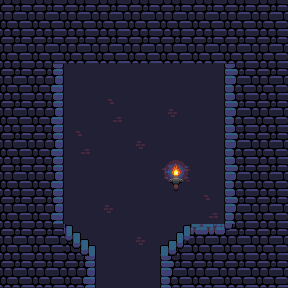

This game map was drawn from its Tiled (.tmx) file and the tilesets committed beside it. A one-line description and the trimmed map source follow:
An orthogonal 9x9 tile map with 32x32 px tiles, 4 tile layers (Background, Foreground, Sensor, Decoration), 2 tilesets.

<map version="1.0" orientation="orthogonal" renderorder="right-down" width="9" height="9" tilewidth="32" tileheight="32" nextobjectid="1">
 <tileset firstgid="1" name="oppcastle-mod-tiles" tilewidth="32" tileheight="32">
  <image source="oppcastle-mod-tiles.png" width="480" height="352" />
 </tileset>
 <tileset firstgid="166" name="oppcastle-tiles_0" tilewidth="32" tileheight="32">
  <image source="oppcastle-tiles_0.png" width="416" height="352" />
 </tileset>
 <layer name="Background" width="9" height="9">
  <data>[81 cells, 81 non-empty, 4 distinct tile ids]</data>
 </layer>
 <layer name="Foreground" width="9" height="9">
  <data>[81 cells, 52 non-empty, 7 distinct tile ids]</data>
 </layer>
 <layer name="Sensor" width="9" height="9">
  <data>[81 cells, 2 non-empty, 1 distinct tile ids]</data>
 </layer>
 <layer name="Decoration" width="9" height="9">
  <data>[81 cells, 0 non-empty, 0 distinct tile ids]</data>
 </layer>
</map>
